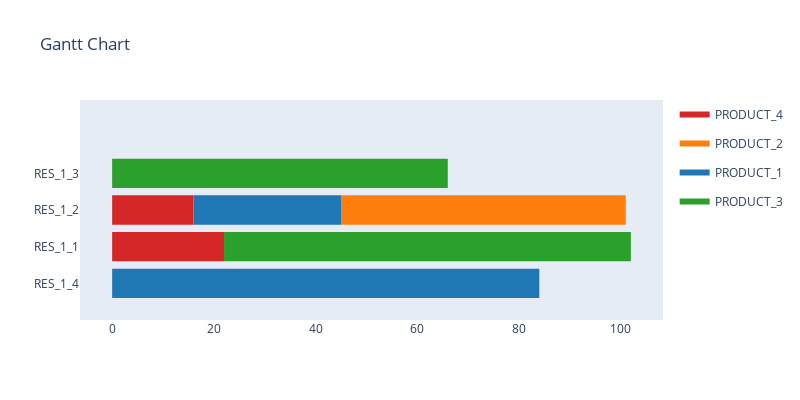

Notebook source saved alongside this figure:
### Code cell
test_env = sim_constrained.Env(visualise=True, verbose=False, model=True, test=True, goal="min_time",graph = True)
_, state_data, action_mask = env.reset()

done = False

while not done:
    action = ppo_agent.select_action(state_data, memory, action_mask)
    #print(action)
    state_data, reward, done, action_mask, success_rate = test_env.step(action)
    #print(state, reward, done, action_mask, success_rate )

### Figure 1 — Plotly figure (JSON) as saved in the notebook; plotly's stock layout.template omitted (floating-point values rounded to 4 significant figures)
{"data": [{"fill": "toself", "fillcolor": "rgb(214, 39, 40)", "hoverinfo": "name", "legendgroup": "rgb(214, 39, 40)", "mode": "none", "name": "PRODUCT_4", "showlegend": true, "type": "scatter", "x": [0, 16, 16, 0, 0, 0, 22, 22, 0], "y": [1.6, 1.6, 2.4, 2.4, null, 0.6, 0.6, 1.4, 1.4]}, {"fill": "toself", "fillcolor": "rgb(255, 127, 14)", "hoverinfo": "name", "legendgroup": "rgb(255, 127, 14)", "mode": "none", "name": "PRODUCT_2", "showlegend": true, "type": "scatter", "x": [45, 101, 101, 45], "y": [1.6, 1.6, 2.4, 2.4]}, {"fill": "toself", "fillcolor": "rgb(31, 119, 180)", "hoverinfo": "name", "legendgroup": "rgb(31, 119, 180)", "mode": "none", "name": "PRODUCT_1", "showlegend": true, "type": "scatter", "x": [0, 42, 42, 0, 0, 16, 45, 45, 16, 16, 42, 84, 84, 42], "y": [-0.4, -0.4, 0.4, 0.4, null, 1.6, 1.6, 2.4, 2.4, null, -0.4, -0.4, 0.4, 0.4]}, {"fill": "toself", "fillcolor": "rgb(44, 160, 44)", "hoverinfo": "name", "legendgroup": "rgb(44, 160, 44)", "mode": "none", "name": "PRODUCT_3", "showlegend": true, "type": "scatter", "x": [0, 66, 66, 0, 0, 22, 102, 102, 22], "y": [2.6, 2.6, 3.4, 3.4, null, 0.6, 0.6, 1.4, 1.4]}, {"legendgroup": "rgb(214, 39, 40)", "marker": {"color": "rgb(214, 39, 40)", "opacity": 0, "size": 1}, "mode": "markers", "name": "", "showlegend": false, "text": [null, null, null, null], "type": "scatter", "x": [0, 16, 0, 22], "y": [2, 2, 1, 1]}, {"legendgroup": "rgb(255, 127, 14)", "marker": {"color": "rgb(255, 127, 14)", "opacity": 0, "size": 1}, "mode": "markers", "name": "", "showlegend": false, "text": [null, null], "type": "scatter", "x": [45, 101], "y": [2, 2]}, {"legendgroup": "rgb(31, 119, 180)", "marker": {"color": "rgb(31, 119, 180)", "opacity": 0, "size": 1}, "mode": "markers", "name": "", "showlegend": false, "text": [null, null, null, null, null, null], "type": "scatter", "x": [0, 42, 16, 45, 42, 84], "y": [0, 0, 2, 2, 0, 0]}, {"legendgroup": "rgb(44, 160, 44)", "marker": {"color": "rgb(44, 160, 44)", "opacity": 0, "size": 1}, "mode": "markers", "name": "", "showlegend": false, "text": [null, null, null, null], "type": "scatter", "x": [0, 66, 22, 102], "y": [3, 3, 1, 1]}], "layout": {"autosize": false, "height": 400, "hovermode": "closest", "showlegend": true, "title": {"text": "Gantt Chart"}, "width": 800, "xaxis": {"rangeselector": {"buttons": [{"count": 7, "label": "1w", "step": "day", "stepmode": "backward"}, {"count": 1, "label": "1m", "step": "month", "stepmode": "backward"}, {"count": 6, "label": "6m", "step": "month", "stepmode": "backward"}, {"count": 1, "label": "YTD", "step": "year", "stepmode": "todate"}, {"count": 1, "label": "1y", "step": "year", "stepmode": "backward"}, {"step": "all"}]}, "showgrid": false, "type": "linear", "zeroline": false}, "yaxis": {"autorange": false, "range": [-1, 5], "showgrid": false, "ticktext": ["RES_1_4", "RES_1_1", "RES_1_2", "RES_1_3"], "tickvals": [0, 1, 2, 3], "zeroline": false}}}
